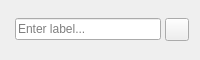
<?xml version="1.0" encoding="UTF-8"?>
<ui version="4.0">
  <class>LabelWidget</class>
  <widget class="QWidget" name="LabelWidget">
    <property name="geometry">
      <rect>
        <x>0</x>
        <y>0</y>
        <width>200</width>
        <height>60</height>
      </rect>
    </property>
    <property name="windowTitle">
      <string>Label Widget</string>
    </property>
    <layout class="QGridLayout" name="mainGrid" columnstretch="0,1,0,1,0,0,0" columnminimumwidth="15,0,4,0,4,25,10">
      <property name="leftMargin">
        <number>0</number>
      </property>
      <property name="topMargin">
        <number>0</number>
      </property>
      <property name="rightMargin">
        <number>0</number>
      </property>
      <property name="bottomMargin">
        <number>0</number>
      </property>
      <property name="horizontalSpacing">
        <number>0</number>
      </property>
      <property name="verticalSpacing">
        <number>4</number>
      </property>

      <!-- <item row="0" column="1">
        <widget class="QLabel" name="selectionLabel">
          <property name="text">
            <string>Selection</string>
          </property>
          <property name="alignment">
            <set>Qt::AlignLeft|Qt::AlignVCenter</set>
          </property>
          <property name="sizePolicy">
            <sizepolicy hsizetype="Preferred" vsizetype="Fixed">
              <horstretch>0</horstretch>
              <verstretch>0</verstretch>
            </sizepolicy>
          </property>
          <property name="class" stdset="0">
            <string>panel-label</string>
          </property>
        </widget>
      </item> -->
      <item row="1" column="1" colspan="3">
        <widget class="QLineEdit" name="lineEdit">
          <property name="placeholderText">
            <string>Enter label...</string>
          </property>
        </widget>
      </item>
      <item row="1" column="5">
        <widget class="QToolButton" name="transform">
          <property name="icon">
            <iconset>
              <normaloff>:/icons/object-transform</normaloff>
            </iconset>
          </property>
          <property name="toolTip">
            <string>Transform selection</string>
          </property>
        </widget>
      </item>
    </layout>
  </widget>
  <resources/>
  <connections/>
</ui>
